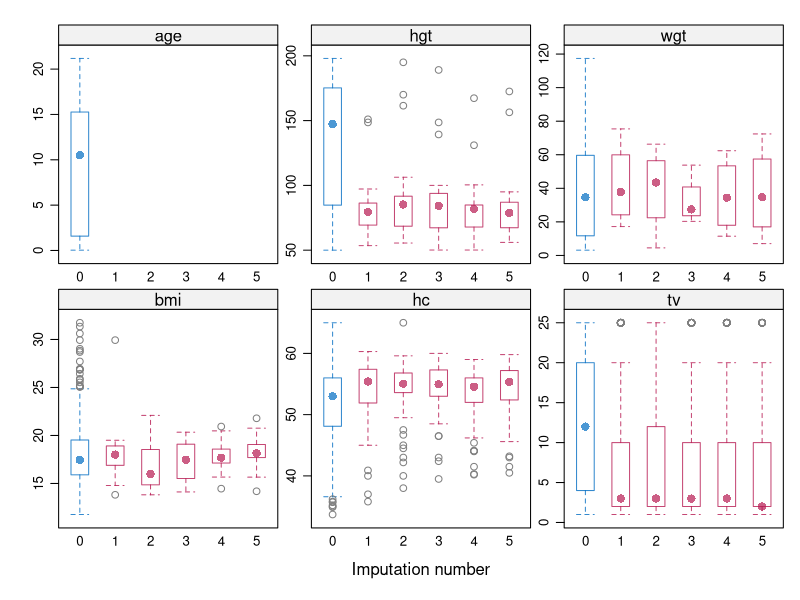
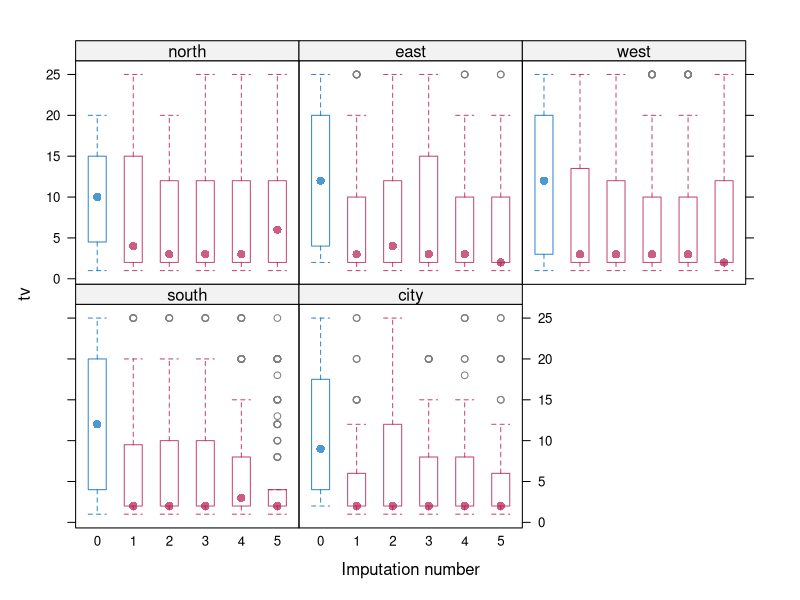
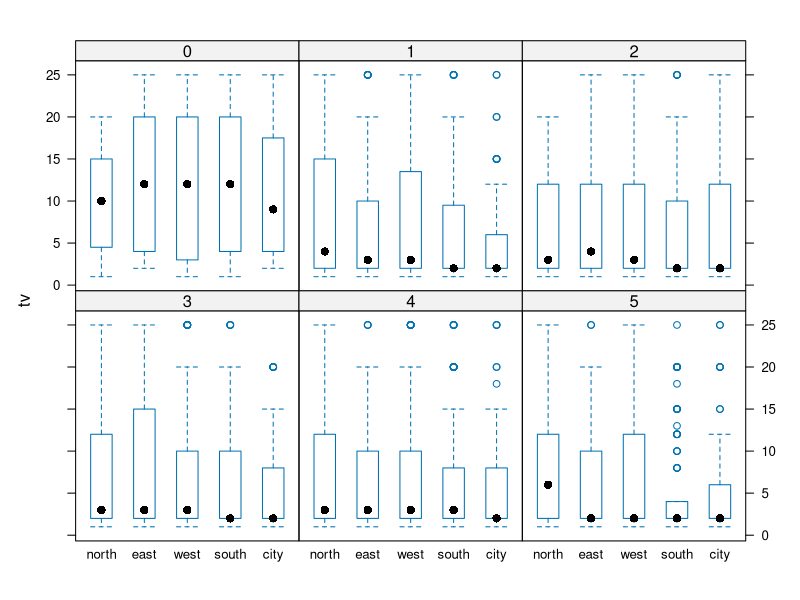

Generate these figures, in order, with R:
library(mice)


### Name: bwplot.mids
### Title: Box-and-whisker plot of observed and imputed data
### Aliases: bwplot.mids bwplot
### Keywords: hplot

### ** Examples


imp <- mice(boys, maxit=1)

### box-and-whisker plot per imputation of all numerical variables
bwplot(imp)

### tv (testicular volume), conditional on region
bwplot(imp, tv~.imp|reg)

### same data, organized in a different way 
bwplot(imp, tv~reg|.imp, theme=list())
